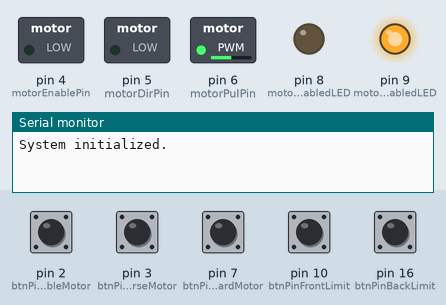
Simulated run of this sketch. Board: Arduino Leonardo, built with avr-gcc and run on an emulated ATmega32U4. On the bench: switched loads named in the sketch (green lamp = pin HIGH), output pins drawn as LEDs (lit = HIGH), the last lines printed to the serial monitor. The test bench sets the inputs (shaded band); at power-on: pin 2 (btnPinToEnableMotor), pin 3 (btnPinToReverseMotor), pin 7 (btnPinToForwardMotor), pin 10 (btnPinFrontLimit), pin 16 (btnPinBackLimit) HIGH.

Above: at 1.7 s.
1.8 s: pin 2 (btnPinToEnableMotor) pulled LOW for 0.15 s
At 2.4 s:
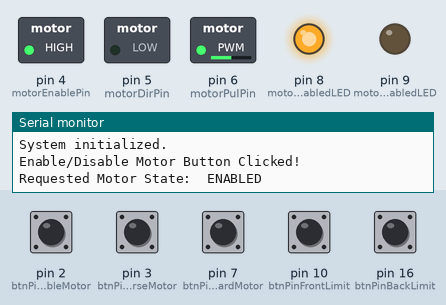
3.4 s: pin 3 (btnPinToReverseMotor) pulled LOW for 0.15 s
At 5.2 s:
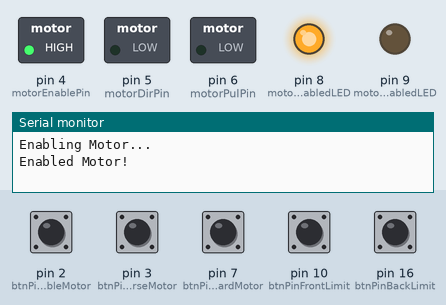
6.5 s: pin 7 (btnPinToForwardMotor) pulled LOW for 0.15 s
At 6.8 s:
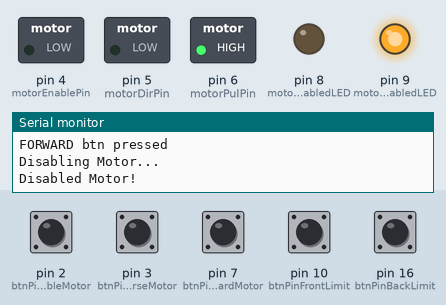
9.6 s: pin 10 (btnPinFrontLimit) pulled LOW for 0.15 s
At 10.4 s:
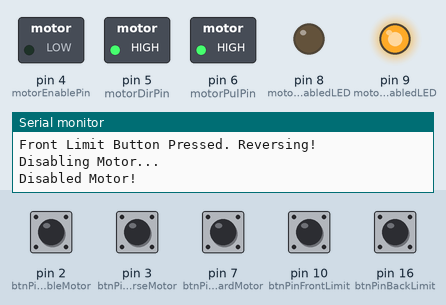
12.6 s: pin 2 (btnPinToEnableMotor) pulled LOW for 1 s
At 13.4 s:
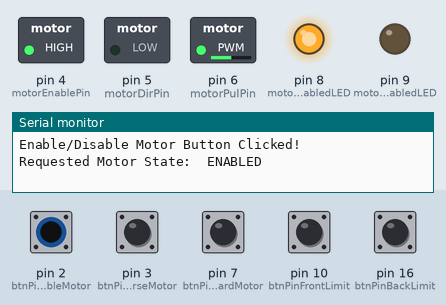
15.1 s: pin 3 (btnPinToReverseMotor) pulled LOW for 1 s
At 16.7 s:
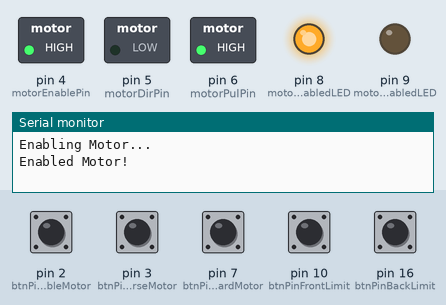
Timing chart, 0 to 18.6 s (numbered marks = the images above; inputs shaded):
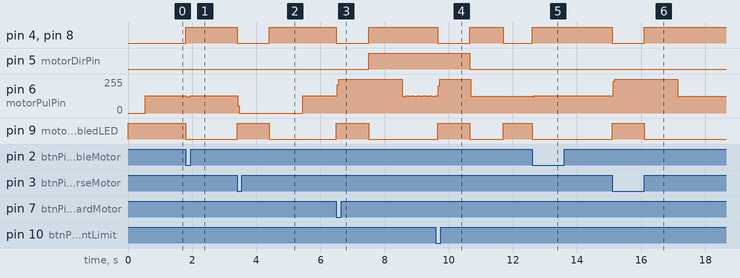

Measured:
- after the input at 1.8 s, pin 4 (motorEnablePin), pin 8 (motorEnabledLED): LOW → HIGH at once; pin 6 (motorPulPin): 129/255 → 122/255 at once, → 128/255 0.12 s later; pin 9 (motorDisabledLED): HIGH → LOW at once
- after the input at 3.4 s, pin 4 (motorEnablePin), pin 8 (motorEnabledLED): HIGH → LOW at once, → HIGH 1.0 s later; pin 6 (motorPulPin): 128/255 → 0/255 at once, → 128/255 2.0 s later; pin 9 (motorDisabledLED): LOW → HIGH at once, → LOW 1.0 s later
- after the input at 6.5 s, pin 4 (motorEnablePin), pin 8 (motorEnabledLED): HIGH → LOW at once, → HIGH 1.0 s later; pin 5 (motorDirPin): LOW → HIGH after 1.0 s; pin 9 (motorDisabledLED): LOW → HIGH at once, → LOW 1.0 s later
- after the input at 9.6 s, pin 4 (motorEnablePin), pin 8 (motorEnabledLED): HIGH → LOW after 0.05 s, → HIGH 1.0 s later, → LOW 1.1 s later; pin 5 (motorDirPin): HIGH → LOW after 1.1 s; pin 9 (motorDisabledLED): LOW → HIGH after 0.05 s, → LOW 1.0 s later, → HIGH 1.1 s later
- after the input at 12.6 s, pin 4 (motorEnablePin), pin 8 (motorEnabledLED): LOW → HIGH at once; pin 6 (motorPulPin): 127/255 → 128/255 at once; pin 9 (motorDisabledLED): HIGH → LOW at once
- after the input at 15.1 s, pin 4 (motorEnablePin), pin 8 (motorEnabledLED): HIGH → LOW at once, → HIGH 1.0 s later; pin 6 (motorPulPin): 128/255 → 255/255 at once, → 127/255 2.0 s later; pin 9 (motorDisabledLED): LOW → HIGH at once, → LOW 1.0 s later

The sketch:

ArduinoStepperController.ino
```cpp
/*
TBD:
1. Double click forward button, increases speed to move forward.
2. Check the actual pin state of Motor Enable Pin and and then update the LEDs.
*/

// Stepper Motor ctrl pin definitions
#define motorEnablePin 4
#define motorDirPin 5
#define motorPulPin 6

// Button pins definition (Stepper motor Action buttons)
#define btnPinToEnableMotor 2
#define btnPinToReverseMotor 3
#define btnPinToForwardMotor 7

// Limit button pin definitions
#define btnPinFrontLimit 10
#define btnPinBackLimit 16

// LED pins definition
#define motorEnabledLED 8
#define motorDisabledLED 9


// ----------------------------- //
// START OF VARIABLE DEFINITIONS //
// ----------------------------- //
// Button click handling variables
volatile bool enableMotorBtnPressed = false;
volatile unsigned long lastDebounceTimeForEnableMotorBtnPress = 0;
unsigned long enableMotorBtnDebounceDelay = 50;

volatile bool reverseMotorDirBtnPressed = false;
volatile unsigned long lastDebounceTimeForReverseMotorBtnPress = 0;
unsigned long reverseMotorBtnDebounceDelay = 50;

volatile bool forwardMotorDirBtnPressed = false;
volatile unsigned long lastDebounceTimeForForwardMotorBtnPress = 0;
unsigned long forwardMotorBtnDebounceDelay = 50;


// Limit button variables
unsigned long lastDebounceTime[2] = { 0, 0 };
bool lastButtonState[2] = { HIGH, HIGH };
bool buttonState[2] = { HIGH, HIGH };
const unsigned long limitBtnDebounceDelay = 50;

// New variables for limit switch handling
volatile bool movingAwayFromFrontLimit = false;
volatile bool movingAwayFromBackLimit = false;
unsigned long limitReleaseTime = 0;
const unsigned long additionalMoveTime = 1000;  // 1 second of additional movement


// Stepper Motor motion ctrl variables
volatile bool motorEnabled = false;
volatile unsigned long stepSpeedinUS = 500;  // Some initial value (anyways, will get replaced as per action)
unsigned long lastTime = 0;

const unsigned long reverseSpeed = 250;   // 250
const unsigned long forwardSpeed = 2550;  // 2500
const unsigned long limitRetractionSpeed = 100;

// --------------------------- //
// END OF VARIABLE DEFINITIONS //
// --------------------------- //


// ----------------------------- //
// START OF FUNCTION DEFINITIONS //
// ----------------------------- //
// ISR function to detect if the stepper motor enable/disable toggle button was pressed
void enableMotorCtrlISR() {
  enableMotorBtnPressed = true;
}

// ISR function to detect if the stepper motor is called upon to go in reverse (to fill the syringe)
void reverseMotorDirISR() {
  reverseMotorDirBtnPressed = true;
}

// ISR function to detect if the stepper motor is called upon to go forward in reverse (to fill the syringe)
void forwardMotorDirISR() {
  forwardMotorDirBtnPressed = true;
}

// Utility function to display state of stepper motor (enabled/disabled)
void updateLEDs(volatile bool motorState) {
  digitalWrite(motorEnabledLED, motorState ? HIGH : LOW);
  digitalWrite(motorDisabledLED, motorState ? LOW : HIGH);
}


// Utility functions for handling stepper motor spin
void disableMotor() {
  // If motor was enabled
  if (motorEnabled) {
    // Disable the motor motion
    Serial.println("Disabling Motor...");
    digitalWrite(motorEnablePin, LOW);
    motorEnabled = false;
    updateLEDs(motorEnabled);
    Serial.println("Disabled Motor!");
  }
}

void enableMotor() {
  if (!motorEnabled) {
    // Enable the motor motion
    Serial.println("Enabling Motor...");
    digitalWrite(motorEnablePin, HIGH);
    motorEnabled = true;
    updateLEDs(motorEnabled);
    Serial.println("Enabled Motor!");
  }
}

void reverseMotor(int stepSpeed) {
  // 1. Disable the motor motion
  disableMotor();
  delay(1000);
  // 2. Set the spinning direction anti-clockwise & set the step speed
  Serial.print("Setting motor dir to \"clockwise\" & setting the motor speed by: ");
  Serial.print(stepSpeed);
  Serial.println(" uS");
  digitalWrite(motorDirPin, LOW);
  stepSpeedinUS = stepSpeed;
  // 3. Enable the motor motion
  enableMotor();
}

void forwardMotor(int stepSpeed) {
  // 1. Disable the motor motion
  disableMotor();
  delay(1000);
  // 2. Set the spinning direction anti-clockwise & set the step speed
  Serial.print("Setting motor dir to \"anti-clockwise\" & setting the motor speed by: ");
  Serial.print(stepSpeed);
  Serial.println(" uS");
  digitalWrite(motorDirPin, HIGH);
  stepSpeedinUS = stepSpeed;
  // 3. Enable the motor motion
  enableMotor();
}

void stopAndDisableMotor() {
  digitalWrite(motorEnablePin, LOW);
  motorEnabled = false;
  updateLEDs(motorEnabled);
  Serial.println("Motor stopped and disabled after limit switch action");
}

void stepperMotorUtility() {
  unsigned long currentMicros = micros();
  if (currentMicros - lastTime >= stepSpeedinUS) {
    lastTime = currentMicros;
    digitalWrite(motorPulPin, !digitalRead(motorPulPin));  // Toggle the motor step pin state
  }
}


// Function to determine, in paralell, if and when limit switches are being hit
bool limitPressed(int pin) {
  int buttonIndex = (pin == btnPinFrontLimit) ? 0 : 1;
  bool reading = digitalRead(pin);

  if (reading != lastButtonState[buttonIndex]) {
    lastDebounceTime[buttonIndex] = millis();
  }

  if ((millis() - lastDebounceTime[buttonIndex]) > limitBtnDebounceDelay) {
    if (reading != buttonState[buttonIndex]) {
      buttonState[buttonIndex] = reading;
    }
  }

  lastButtonState[buttonIndex] = reading;
  return buttonState[buttonIndex];
}


void setup() {
  // Disable on board RX TX LEDs
  pinMode(LED_BUILTIN_TX, INPUT);
  pinMode(LED_BUILTIN_RX, INPUT);

  Serial.begin(115200);

  // Declare Button pins & ISR functions
  pinMode(btnPinToEnableMotor, INPUT_PULLUP);
  attachInterrupt(digitalPinToInterrupt(btnPinToEnableMotor), enableMotorCtrlISR, FALLING);
  pinMode(btnPinToForwardMotor, INPUT_PULLUP);
  attachInterrupt(digitalPinToInterrupt(btnPinToForwardMotor), forwardMotorDirISR, FALLING);
  pinMode(btnPinToReverseMotor, INPUT_PULLUP);
  attachInterrupt(digitalPinToInterrupt(btnPinToReverseMotor), reverseMotorDirISR, FALLING);

  // Declare Limit buttons
  pinMode(btnPinFrontLimit, INPUT_PULLUP);
  pinMode(btnPinBackLimit, INPUT_PULLUP);

  // // Signal LED pins & State declaration
  pinMode(motorEnabledLED, OUTPUT);
  pinMode(motorDisabledLED, OUTPUT);

  // Declare Stepper Motor pins as output
  pinMode(motorDirPin, OUTPUT);
  pinMode(motorPulPin, OUTPUT);
  pinMode(motorEnablePin, OUTPUT);

  // At start: set all button vals to false
  enableMotorBtnPressed = false;
  forwardMotorDirBtnPressed = false;
  reverseMotorDirBtnPressed = false;

  // At Start: disable Motor
  motorEnabled = false;
  // motorRunning = true;
  digitalWrite(motorEnablePin, motorEnabled);
  updateLEDs(motorEnabled);
  delay(500);

  Serial.println("System initialized.");
}


void loop() {
  // ------------------------------------------------------------- //
  // Handle Enabling Disabling motor through Action Button Presses //
  // ------------------------------------------------------------- //
  if (enableMotorBtnPressed) {
    unsigned long currTimeAtMotorEnableBtnPress = millis();
    if ((currTimeAtMotorEnableBtnPress - lastDebounceTimeForEnableMotorBtnPress) > enableMotorBtnDebounceDelay) {
      Serial.println("\nEnable/Disable Motor Button Clicked!");

      motorEnabled = !motorEnabled;
      digitalWrite(motorEnablePin, motorEnabled);
      // [TBD]: Check the actual pin state and then update the LEDs
      updateLEDs(motorEnabled);

      Serial.print("Requested Motor State:\t");
      if (motorEnabled) {
        Serial.println("ENABLED\n");
      } else {
        Serial.println("DISABLED\n");
      }

      lastDebounceTimeForEnableMotorBtnPress = currTimeAtMotorEnableBtnPress;
    }
    enableMotorBtnPressed = false;
  }


  // -------------------------------------------------------------------- //
  // On Forward Action button Press, handle Motor Reversing Functionality //
  // -------------------------------------------------------------------- //
  if (forwardMotorDirBtnPressed) {
    Serial.println("\nFORWARD btn pressed");
    forwardMotor(forwardSpeed);  // low step speed in micro-sec
    forwardMotorDirBtnPressed = false;
    delay(1000);
  }

  // --------------------------------------------------------------------- //
  // On Backward Action button Press, handle Motor Reversing Functionality //
  // --------------------------------------------------------------------- //
  if (reverseMotorDirBtnPressed) {
    Serial.println("\nREVERSE btn pressed");
    reverseMotor(reverseSpeed);  // high step speed in micro-sec
    reverseMotorDirBtnPressed = false;
    delay(1000);
  }


  // ----------------------------------------------------------- //
  // Handle Limit Switch hitting functionality logic abstraction //
  // ----------------------------------------------------------- //
  bool frontLimitPressed = !limitPressed(btnPinFrontLimit);
  bool backLimitPressed = !limitPressed(btnPinBackLimit);

  if (frontLimitPressed && !movingAwayFromFrontLimit) {
    Serial.println("\nFront Limit Button Pressed. Reversing!");
    reverseMotor(limitRetractionSpeed);
    movingAwayFromFrontLimit = true;
  } else if (!frontLimitPressed && movingAwayFromFrontLimit) {
    if (limitReleaseTime == 0) {
      limitReleaseTime = millis();
    } else if (millis() - limitReleaseTime > additionalMoveTime) {
      stopAndDisableMotor();
      movingAwayFromFrontLimit = false;
      limitReleaseTime = 0;
    }
  }

  if (backLimitPressed && !movingAwayFromBackLimit) {
    Serial.println("\nBack Limit Button Pressed. Moving Forward!");
    forwardMotor(limitRetractionSpeed);
    movingAwayFromBackLimit = true;
  } else if (!backLimitPressed && movingAwayFromBackLimit) {
    if (limitReleaseTime == 0) {
      limitReleaseTime = millis();
    } else if (millis() - limitReleaseTime > additionalMoveTime) {
      stopAndDisableMotor();
      movingAwayFromBackLimit = false;
      limitReleaseTime = 0;
    }
  }


  // ---------------------------- //
  // Parallel task: Motor Utility //
  // ---------------------------- //
  stepperMotorUtility();
}
```
